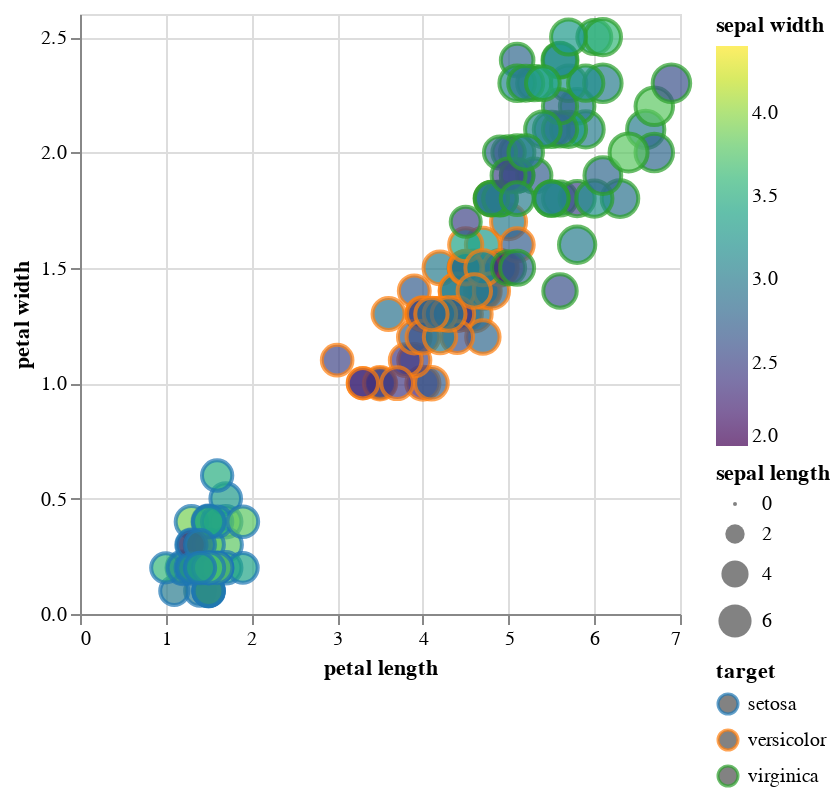

Here is the notebook cell this chart was saved with:
### Markdown cell above
###  Plotted the 4 dimensional data in a 2 dimensional plot

In this graph, **2** features out of 4 features, have been presented along the X and Y axes, that is sepal length and Sepal width.  3rd feature - petal length is depicted in terms of mark sizes , and 4th feature, petal width, as mark color.

### Code cell
# It can also be graphed in the following manner:

alt.Chart(df).mark_circle(size=60).encode(
 x='petal length:Q',
  y='petal width:Q',
  stroke=alt.Color('target:N', scale=alt.Scale(scheme='category10')),
  size='sepal length:Q',
  color=alt.Color('sepal width:Q', scale=alt.Scale(scheme='viridis')))

### Figure 1 — Vega-Lite specification as saved in the notebook (floating-point values rounded to 4 significant figures; data arrays with more than 128 entries replaced by an {"elided": "..."} marker saying what was removed)
{"config": {"view": {"continuousWidth": 300, "continuousHeight": 300}}, "data": {"name": "data-78812c992a4be19c8250db5db96318f1"}, "mark": {"type": "circle", "size": 60}, "encoding": {"color": {"field": "sepal width", "scale": {"scheme": "viridis"}, "type": "quantitative"}, "size": {"field": "sepal length", "type": "quantitative"}, "stroke": {"field": "target", "scale": {"scheme": "category10"}, "type": "nominal"}, "x": {"field": "petal length", "type": "quantitative"}, "y": {"field": "petal width", "type": "quantitative"}}, "$schema": "https://vega.github.io/schema/vega-lite/v5.16.3.json", "datasets": {"data-78812c992a4be19c8250db5db96318f1": {"elided": "150 records"}}}
